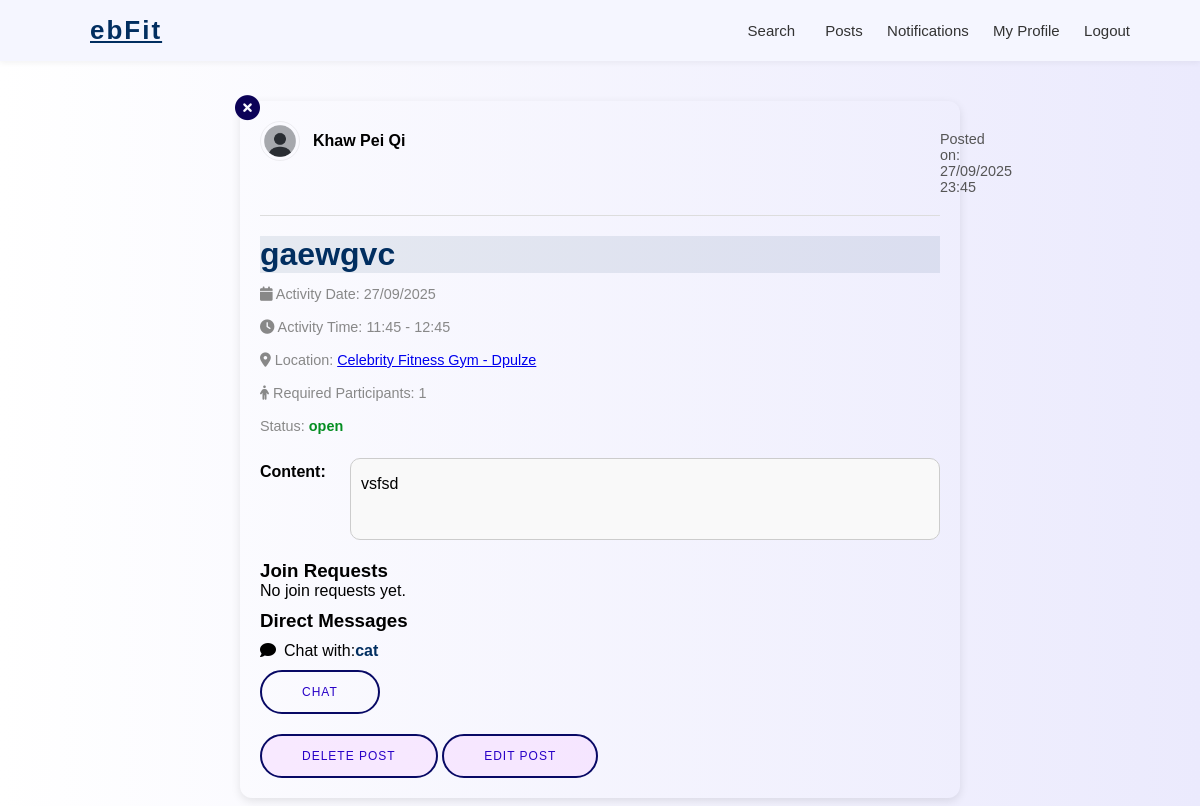
Page /post/1 (signed in) on the committed database.
### app.py (models this page shows, shortened)
class User(db.Model, UserMixin):
    __tablename__ = "users"
    email = db.Column(db.String(255), primary_key=True)
    name = db.Column(db.String(100), nullable=False)
    gender = db.Column(db.String(10), nullable=False)
    sport_level = db.Column(db.String(50), nullable=False)
    security_question = db.Column(db.String(255), nullable=False)
    security_answer = db.Column(db.String(255), nullable=False)
    password = db.Column(db.String(255), nullable=False)
    image_file = db.Column(db.String(255), nullable=False, default="default_image.png")
    bio = db.Column(db.Text, default="This user has not added a bio yet.", nullable=False)
    role = db.Column(db.String(20), default="user")
    is_suspended = db.Column(db.Boolean, default=False) # True = account suspended (blocked from login)
    posts = db.relationship("Posts", back_populates="user", lazy=True, cascade="all, delete-orphan")

class Posts(db.Model):
    __tablename__ = "posts" # Explicitly name the table "posts"
    post_id = db.Column(db.Integer, primary_key=True) # Unique identifier for each post
    title = db.Column(db.String(200), nullable=False) # Short title of the post/activity
    content = db.Column(db.Text, nullable=False) # Full description of the activity
    location = db.Column(db.String(100), nullable=False) # Where the activity happens
    event_date = db.Column(db.Date, nullable=False) # Activity date
    start_time = db.Column(db.Time, nullable=False) # Activity start time
    end_time = db.Column(db.Time, nullable=False) # Activity end time
    date_posted = db.Column(db.DateTime, default=datetime.utcnow, nullable=False)
    post_status = db.Column(db.String(20), default="open")
    participants = db.Column(db.Integer, nullable=False) # Max or current number of participants
    image_filename = db.Column(db.String(200), nullable=True) # Optional: image uploaded for this post
    email = db.Column(db.String(255), db.ForeignKey("users.email"), nullable=False)  # Foreign key → link each post to the user who created it
    user = db.relationship("User", back_populates="posts")
    is_hidden = db.Column(db.Boolean, default=False) # If True → hide this post from public views

### app.py (the view)
@app.route("/post/<int:post_id>")
def post_detail(post_id):
    post = Posts.query.get_or_404(post_id)
    readonly = request.args.get("readonly", type=int) # Show as read-only
    from_reports = request.args.get("from_reports", default=0, type=int) # Came from reports page
    from_dashboard = request.args.get("from_dashboard", default=0, type=int) # Came from dashboard
    next_url = request.args.get("next", url_for("posts")) # Where to go next after this page
    if session.get("admin_email") and readonly is None:
        args = request.args.to_dict(flat=True)  # Copy all current URL parameters
        args["readonly"] = 1                   # Force readonly
        args.setdefault("from_reports", from_reports)
        args.setdefault("from_dashboard", from_dashboard)
        return redirect(url_for("post_detail", post_id=post_id, **args))
    if post.date_posted:
        utc_time = pytz.utc.localize(post.date_posted) # Make sure time is UTC
        post.local_date_posted_value = utc_time.astimezone(MALAYSIA_TZ)
    else:
        post.local_date_posted_value = None # No date available
    join_activities = JoinActivity.query.filter_by(post_id=post.post_id).all()
    owner_conversations = []
    owner_email = post.email  # Who owns this post
    if current_user.is_authenticated and current_user.email.lower() == owner_email.lower():
        partners = (
            db.session.query(ChatMessage.sender_email)
            .filter_by(post_id=post.post_id)
            .distinct()
        )
        for (email,) in partners:
            if email.lower() != owner_email.lower():
                user = User.query.get(email) # Get user info
                owner_conversations.append(
                    {"email": email, "name": user.name if user else email} # Use email if name not found
                )
    return render_template(
        "post_detail.html",
        post=post,
        join_activities=join_activities,
        owner_conversations=owner_conversations,
        readonly=readonly,
        from_reports=from_reports,
        from_dashboard=from_dashboard,
        next_url=next_url,
    )

### app.py (called while the page is built)
@app.context_processor
def notif_count():
    if current_user.is_authenticated:
        count = Notification.query.filter_by(email=current_user.email, is_read=False).count()
        return {"unread_count": count}
    return {"unread_count": 0}

@login_manager.user_loader
def load_user(user_id):
    return User.query.filter_by(email=user_id).first()

@app.context_processor
def inject_admin():
    email = session.get("admin_email")
    if email:
        current_admin = Admin.query.get(email)
        return dict(admin=current_admin)
    return dict(admin=None)

### templates/post_detail.html (shortened to what this page needs)
{% extends "base.html" %}
{% block content %}
<div class="container5">
    {% if not readonly and not from_dashboard and not from_reports %}
        <a href="{{ next_url }}" class="backbtn" title="Back">
            <i class="fa-solid fa-circle-xmark"></i>
        </a>
    {% endif %}
    {% set owner_email = post.email %}
    {% set current_email = current_user.email if current_user.is_authenticated else None %}
    <a href="{{ url_for('profile_page', email=post.user.email) }}" class="author-link">
        <img src="{{ url_for('static', filename='profile_pics/' ~ (post.user.image_file or 'default.png')) }}"
             alt="{{ post.user.name }}'s profile picture"
             class="profile-pic">
        <span class="author-name">{{ post.user.name }}</span>
    </a>
    <p class="posted-on">
        Posted on:
        {{ post.local_date_posted_value.strftime('%d/%m/%Y %H:%M') if post.local_date_posted_value else 'N/A' }}
    </p>
    <hr class="solid-line">
    <h1 class="post-title1">{{ post.title }}</h1>
    <p class="meta3">
        <i class="fa-solid fa-calendar"></i>
        Activity Date: {{ post.event_date.strftime('%d/%m/%Y') if post.event_date else 'N/A' }}
    </p>
    <p class="meta3">
        <i class="fa-solid fa-clock"></i>
        Activity Time:
        {{ post.start_time.strftime('%H:%M') if post.start_time else 'N/A' }} -
        {{ post.end_time.strftime('%H:%M') if post.end_time else 'N/A' }}
    </p>
    <p class="meta3">
        <i class="fa-solid fa-location-dot"></i>
        <span>Location: </span>
        <a href="https://www.google.com/maps/search/?api=1&query={{ post.location | urlencode }}" target="_blank">
            {{ post.location or 'N/A' }}
        </a>
    </p>
    <p class="meta3">
        <i class="fa-solid fa-person"></i>
        Required Participants: {{ post.participants or 0 }}
    </p>
   <p class="meta3">
        Status:
        {% if post.post_status == "open" %}
            <strong class="status-open">{{ post.post_status }}</strong>
        {% elif post.post_status == "closed" %}
            <strong class="status-closed">{{ post.post_status }}</strong>
        {% endif %}
    </p>
    <div class="content-wrapper">
        <span class="content-label">Content:</span>
        <div class="post-content">
            <p>{{ post.content }}</p>
        </div>
    </div>
    {% if not readonly %}
        {% if current_user.is_authenticated and current_email == owner_email %}
            <h3>Join Requests</h3>
            {% if join_activities %}
                <table class="activity-table pending">
                    <thead>
                        <tr>
                            <th>User</th>
                            <th>Email</th>
                            <th>Status</th>
                            <th>Actions</th>
                        </tr>
                    </thead>
                    <tbody>
                        {% for ja in join_activities %}
                            {% set user_name = ja.user.name if ja.user else ja.email %}
                            <tr>
                                <td>{{ user_name }}</td>
                                <td>{{ ja.user.email if ja.user else ja.email }}</td>
                                <td>{{ ja.status }}</td>
                                <td>
                                    {% if ja.status == "pending" %}
                                        <form action="{{ url_for('handle_request', request_id=ja.id, decision='accept') }}" method="post" style="display:inline;">
                                            <button type="submit" class="approve-btn">Accept</button>
                                        </form>
                                        <form action="{{ url_for('handle_request', request_id=ja.id, decision='reject') }}" method="post" style="display:inline;">
                                            <button type="submit" class="reject-btn">Reject</button>
                                        </form>
                                    {% else %}
                                        <span class="text-muted">Taken</span>
                                    {% endif %}
                                </td>
                            </tr>
                        {% endfor %}
                    </tbody>
                </table>
            {% else %}
                <p>No join requests yet.</p>
            {% endif %}
        {% endif %}
    {% endif %}
    {% if current_user.is_authenticated and current_email == owner_email and not readonly %}
    <h3 class="direct-messages">Direct Messages</h3>
        {% if owner_conversations %}
            <div class="direct-messages">
                {% for conv in owner_conversations %}
                    <div class="dm-item">
                        <span class="dm-name">
                            <i class="fa-solid fa-comment"></i> Chat with: <strong>{{ conv.name }}</strong></span>
                        <a href="{{ url_for('chat_with_user', post_id=post.post_id, partner_email=conv.email) }}" class="btnpost5">Chat</a>
                    </div>
                {% endfor %}
            </div>
        {% else %}
            <p>No direct messages yet.</p>
        {% endif %}
         <form method="POST" action="{{ url_for('delete', post_id=post.post_id) }}" style="display:inline;" onsubmit="return confirm('Are you sure you want to delete this post?');">
                <button type="submit" class="btnpost2 btn-danger">Delete Post</button>
            </form>
            <a href="{{ url_for('edit_post', post_id=post.post_id) }}" class="btnpost2 btn-warning">Edit Post</a>
    {% endif %}
</div>
{% endblock %}

### static/style.css (style rules this page uses)
.post-content { white-space: pre-wrap; word-wrap: break-word; overflow-wrap: break-word; word-break: break-word; background-color: #f9f9f9; border: 1px solid #ccc; border-radius: 10px; width: 750px; max-height: 800px; }
.post-content p { padding: 10px; margin-top: -30px; }
.meta3 { color: #888; font-size: 0.9em; line-height: 23px; margin-top: 10px; }
body { font-family: 'Rubik', sans-serif; }
:root { --primary-color: #4460f1; --white-color: #ffffff; --light-text-color: #9398b3; --light-bg-color: #f2f4ff; --dark-color: #333333; --background-color: #fcfcff; }
* { margin:0; padding:0; border: none; outline: none; font-family: 'Rubik', sans-serif; border: none; outline: none; font-family: 'Rubik', sans-serif; }
*,::before,::after { box-sizing:border-box; }
body.user { background: linear-gradient(to right, #ffffff, #ebeafd); }
html { scroll-behavior: smooth; }
.solid-line { border: none; border-top: 1px solid #ddd; margin: 20px 0; }
.btnloc, .btnpost, .btnpost2, .btnpost5, .input.btnpost[type="submit"] { font-size: 12px; font-weight: 500; text-transform: uppercase; letter-spacing: 1px; padding: 13px 40px; border: 2px solid #080965; border-radius: 50px; margin-top: 20px; text-decoration: none; display: inline-block; width: auto; color: #2800c7; }
.btnpost2 { background-color: #f4d3ff74; }
.btnpost5 { display: inline-block; margin-top: 10px !important; }
.profile-pic { width: 40px; height: 40px; border-radius: 50%; object-fit: cover; margin-right: 8px; vertical-align: middle; border: 1px solid #8383831f; }
.author-link { display: inline-flex; align-items: center; gap: 3px; text-decoration: none; color: inherit; }
.author-name { font-weight: bold; }
.posted-on { margin-top: -30px; gap: 20px; margin-left: 680px; font-size: 0.9rem; color: #555; }
.container5 { width: 60%; margin: 40px auto; background: linear-gradient(to right#ffffff, #ebeafd67); padding: 20px; border-radius: 12px; box-shadow: 0 3px 10px rgba(0,0,0,0.1); position: relative; }
.backbtn { position: absolute; top: -10px; left: -10px; color: #0c0257; font-size: 25px; border-radius: 50%; width: 35px; height: 35px; text-align: center; line-height: 35px; }
.post-title1 { color: #012e60; word-wrap: break-word; overflow-wrap: break-word; word-break: break-word; background-color: #012d6016; }
.content-wrapper { display: flex; align-items: flex-start; gap: 10px; margin: 20px 0; }
.content-label { font-weight: bold; min-width: 80px; margin-top: 5px; }
.text-success, .status-open { color: #058e22; }
.dm-item .dm-name { margin-top: 10px; display: flex; }
.dm-name strong { color: #012e60; }
.dm-name i { margin-right: 8px; }
h3.direct-messages { margin-top: 10px; }
.author-link { display: flex; align-items: center; gap: 5px; text-decoration: none; color: inherit; }

### rows in the picture
User: image_file (placeholder picture), user.name "Khaw Pei Qi"
Posts: title "gaewgvc", event_date "27/09/2025", start_time "11:45", end_time "12:45", location "Celebrity Fitness Gym - Dpulze", participants "1", post_status "open", content "vsfsd"
User: name "cat"
